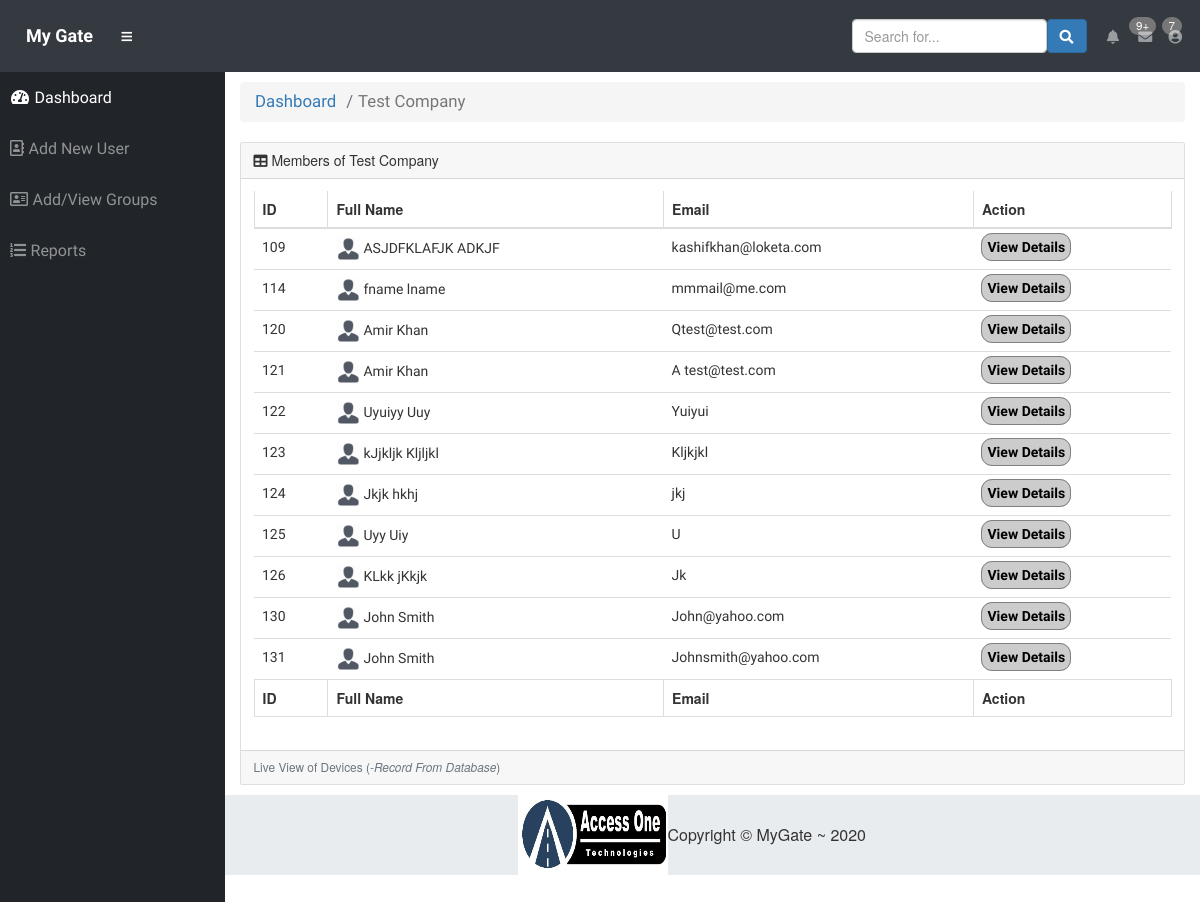
Before: /admin/company-details.php?id=2 (signed in) with the older database file.
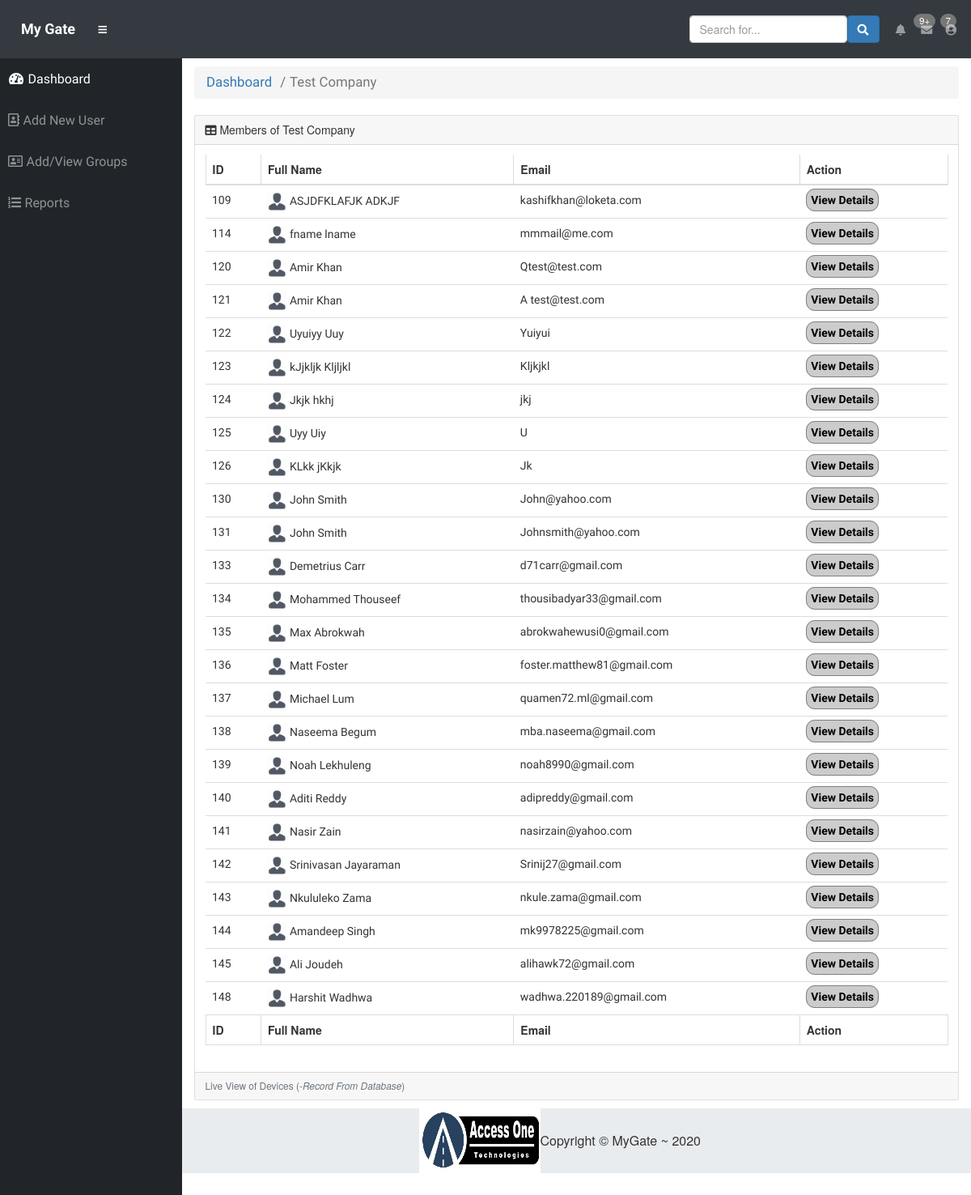
After: the same page with the newer database file.
### tables this page shows
CREATE TABLE `users` (
  `id` int(11) NOT NULL,
  `user_type` text NOT NULL,
  `parent_id` int(10) NOT NULL,
  `first_name` varchar(255) NOT NULL,
  `last_name` varchar(200) NOT NULL,
  `company` int(11) NOT NULL,
  `email` varchar(255) NOT NULL,
  `password` varchar(255) NOT NULL,
  `is_restricted` tinyint(1) NOT NULL DEFAULT '0',
  `image` varchar(100) NOT NULL DEFAULT 'default.png',
  `mac` varchar(40) NOT NULL,
  `mobile_mac` varchar(40) NOT NULL,
  `is_admin` tinyint(1) NOT NULL,
  `app_token` text NOT NULL
);

### admin/company-person-details.php (the view)
<?php
$sql = "SELECT * FROM users ";
$result = mysqli_query($con, $sql);
?>
<div class="card mb-3">
    <div class="card-header">
        <i class="fas fa-table"></i>
        Members of <?php echo $company_name; ?>
    </div>
    <div class="card-body">
        <div class="table-responsive">
            <table class="table table-bordered" id="dataTable" width="100%" cellspacing="0">
                <thead>
                <tr>
                    <th>ID</th>
                    <th>Full Name</th>
                    <th>Email</th>
                    <th>Action</th>
                </tr>
                </thead>
                <tfoot>
                <tr>
                    <th>ID</th>
                    <th>Full Name</th>
                    <th>Email</th>
                    <th>Action</th>
                </tr>
                </tfoot>
                <tbody>
                <?php
                if (mysqli_num_rows($result) > 0) {
                    while($row = mysqli_fetch_assoc($result)) {
                        if( $row["company"]==$comp_id ){
                         echo '
                            <tr class="odd gradeX" id="device-view-font">
                                <td>'.$row["id"].'</td>
                                <td><img style="height: 24px;" src="../images/user-avatar.png">&nbsp;'.$row["first_name"].' '.$row["last_name"].'</td>
                                <td>'.$row["email"].'</td>
                                <td class="center"><a class="device-action" href="userid_'.$row["id"].'.php" class="deleteaction">View Details</a></td>
                           ';
                    }
                        }
                    }
                 else {
                    echo "
            <td><center><b>No Members Found</b></center></td>";
                }
                ?>
                </tbody>
            </table>
        </div>
    </div>
    <div class="card-footer small text-muted">Live View of Devices (<i>-Record From Database</i>)</div>
</div>

Changed rows visible on the page:
added users: id "133", company 2 (drawn), first_name "Demetrius", last_name "Carr", email "d71carr@gmail.com"
added users: id "134", company 2 (drawn), first_name "Mohammed", last_name "Thouseef", email "thousibadyar33@gmail.com"
added users: id "135", company 2 (drawn), first_name "Max", last_name "Abrokwah", email "abrokwahewusi0@gmail.com"
added users: id "136", company 2 (drawn), first_name "Matt", last_name "Foster", email "foster.matthew81@gmail.com"
added users: id "137", company 2 (drawn), first_name "Michael", last_name "Lum", email "quamen72.ml@gmail.com"
added users: id "138", company 2 (drawn), first_name "Naseema", last_name "Begum", email "mba.naseema@gmail.com"
added users: id "139", company 2 (drawn), first_name "Noah", last_name "Lekhuleng", email "noah8990@gmail.com"
added users: id "140", company 2 (drawn), first_name "Aditi", last_name "Reddy", email "adipreddy@gmail.com"
added users: id "141", company 2 (drawn), first_name "Nasir", last_name "Zain", email "nasirzain@yahoo.com"
added users: id "142", company 2 (drawn), first_name "Srinivasan", last_name "Jayaraman", email "Srinij27@gmail.com"
added users: id "143", company 2 (drawn), first_name "Nkululeko", last_name "Zama", email "nkule.zama@gmail.com"
added users: id "144", company 2 (drawn), first_name "Amandeep", last_name "Singh", email "mk9978225@gmail.com"
added users: id "145", company 2 (drawn), first_name "Ali", last_name "Joudeh", email "alihawk72@gmail.com"
added users: id "148", company 2 (drawn), first_name "Harshit", last_name "Wadhwa", email "wadhwa.220189@gmail.com"
